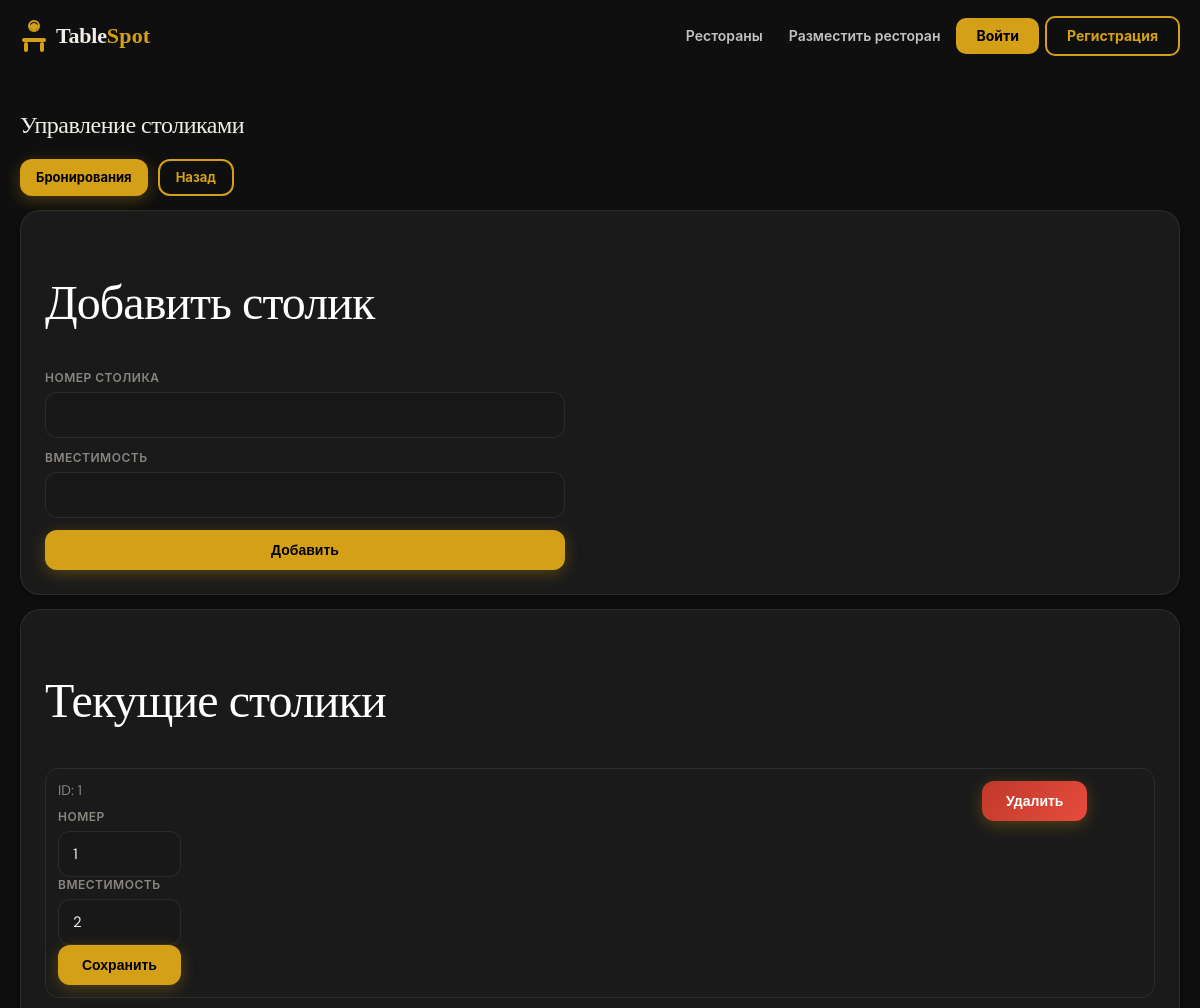
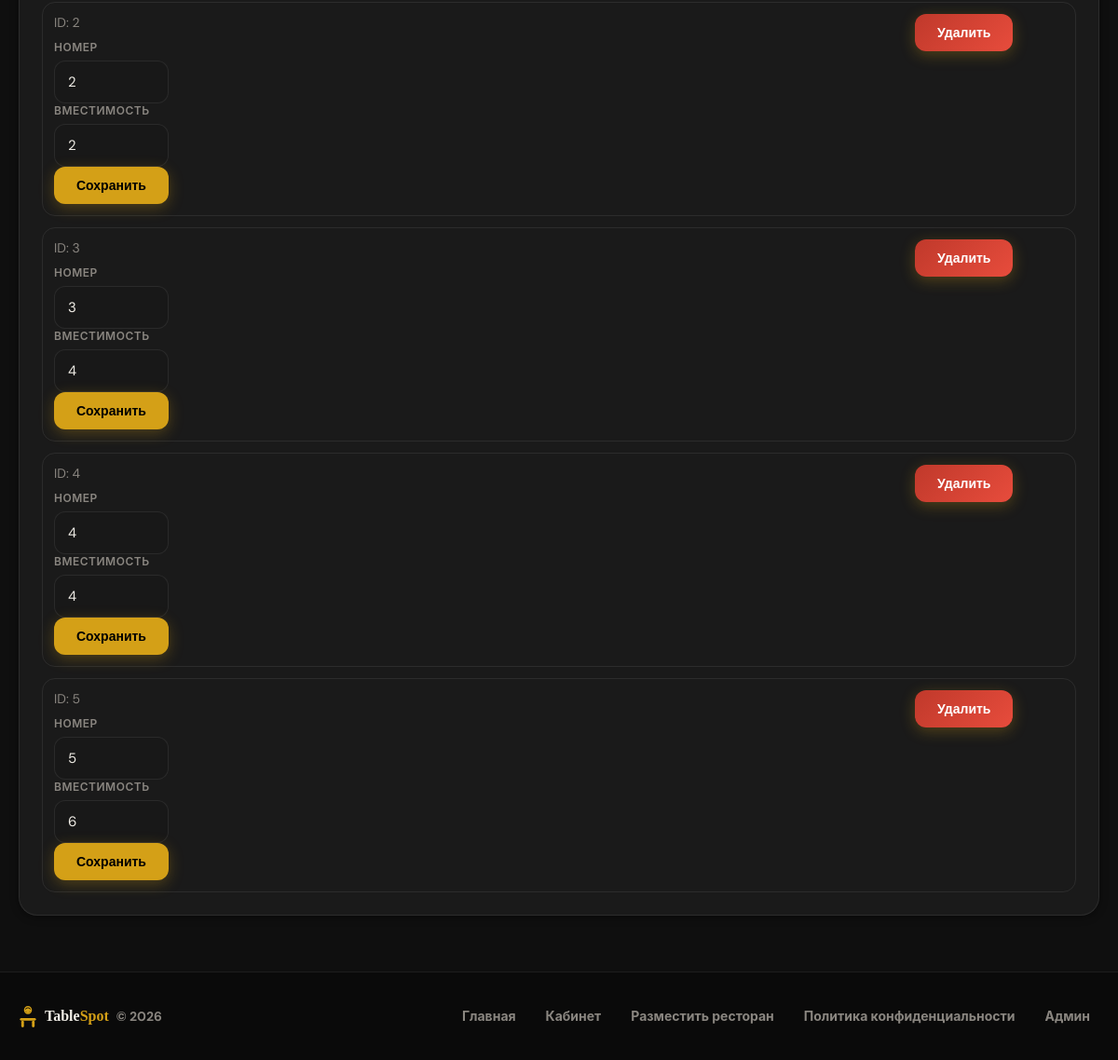
/admin/tables.php (signed in), run on the app's committed database (2 pictures, top to bottom).
### tables this page shows
CREATE TABLE IF NOT EXISTS `tables` (
  id INT AUTO_INCREMENT PRIMARY KEY,
  restaurant_id INT NOT NULL,
  table_number INT NOT NULL,
  capacity INT NOT NULL,
  FOREIGN KEY (restaurant_id) REFERENCES restaurants(id) ON DELETE CASCADE,
  UNIQUE KEY uniq_restaurant_table_number (restaurant_id, table_number)
);

### includes/auth.php (called while the page is built, shortened)
<?php
function is_logged_in(): bool
{
    return isset($_SESSION['user_id']) && is_numeric((string)$_SESSION['user_id']);
}

### admin/tables.php (the view, shortened to what this page needs)
<?php
require_once __DIR__ . '/../includes/auth.php';
require_once __DIR__ . '/../includes/db.php';
$rid = current_admin_restaurant_id();
$stmt = $pdo->prepare("SELECT id, table_number, capacity FROM tables WHERE restaurant_id = :rid ORDER BY table_number ASC");
$stmt->execute([':rid' => $rid]);
$tables = $stmt->fetchAll();
require_once __DIR__ . '/../includes/header.php';
?>
<section class="admin-tables">
    <h1>Управление столиками</h1>
    <div class="admin-links">
        <a class="btn" href="<?= $appBaseUrl ?>/admin/bookings.php?period=today">Бронирования</a>
        <a class="btn secondary" href="<?= $appBaseUrl ?>/admin/index.php">Назад</a>
    </div>
    <div class="admin-card">
        <h2>Добавить столик</h2>
        <form method="post" class="add-table-form">
            <div class="form-row">
                <label for="table_number">Номер столика</label>
                <input type="number" id="table_number" name="table_number" required min="1" max="999">
            </div>
            <div class="form-row">
                <label for="capacity">Вместимость</label>
                <input type="number" id="capacity" name="capacity" required min="1" max="50">
            </div>
            <button class="btn" type="submit">Добавить</button>
        </form>
    </div>
    <div class="admin-card">
        <h2>Текущие столики</h2>
        <?php if (count($tables) === 0): ?>
            <div class="empty">Столиков пока нет.</div>
        <?php else: ?>
            <div class="tables-admin-list">
                <?php foreach ($tables as $t): ?>
                    <?php $tid = (int)$t['id']; ?>
                    <div class="tables-admin-item">
                        <div class="tables-admin-item-main">
                            <div class="muted">ID: <?= $tid ?></div>
                            <form method="post" class="inline-form" style="margin-top:10px;">
                                <div class="form-row">
                                    <label>Номер</label>
                                    <input type="number" name="table_number" value="<?= (int)$t['table_number'] ?>" required min="1" max="999">
                                </div>
                                <div class="form-row">
                                    <label>Вместимость</label>
                                    <input type="number" name="capacity" value="<?= (int)$t['capacity'] ?>" required min="1" max="50">
                                </div>
                                <button class="btn" type="submit">Сохранить</button>
                            </form>
                        </div>
                        <div class="tables-admin-item-actions">
                            <form method="post" class="inline-form">
                                <button class="btn danger" type="submit" onclick="return confirm('Удалить столик?');">Удалить</button>
                            </form>
                        </div>
                    </div>
                <?php endforeach; ?>
            </div>
        <?php endif; ?>
    </div>
</section>
<?php require_once __DIR__ . '/../includes/footer.php'; ?>

### includes/header.php (shortened to what this page needs)
<?php
$scriptName = $_SERVER['SCRIPT_NAME'] ?? '';
$scriptName = is_string($scriptName) ? $scriptName : '';
$scriptDir = rtrim(str_replace(basename((string)$scriptName), '', (string)$scriptName), '/');
$dirName = $scriptDir !== '' ? basename($scriptDir) : '';
$appBaseUrl = $scriptDir;
if (in_array($dirName, ['admin', 'api', 'auth', 'includes'], true)) {
    $appBaseUrl = dirname($scriptDir);
}
?>
<!doctype html>
<html lang="ru">
<head>
    <link rel="stylesheet" href="<?= $appBaseUrl ?>/assets/css/style.css">
    <link rel="stylesheet" href="<?= $appBaseUrl ?>/assets/css/modern.css">
</head>
<body>
<header class="site-header">
    <div class="container header-inner">
        <a class="logo" href="<?= $appBaseUrl ?>/index.php">
            <span class="logo-word"><span class="logo-text">Table</span><span class="logo-spot">Spot</span></span>
        </a>
        <nav class="nav">
            <a class="nav-link" href="<?= $appBaseUrl ?>/index.php">Рестораны</a>
            <a class="nav-link" href="<?= $appBaseUrl ?>/placement.php">Разместить ресторан</a>
            <?php if (is_logged_in()): ?>
                <a class="nav-link" href="<?= $appBaseUrl ?>/favorites.php">Избранное</a>
                <a class="nav-link" href="<?= $appBaseUrl ?>/profile.php">Кабинет</a>
                <a class="nav-btn" href="<?= $appBaseUrl ?>/auth/logout.php">Выйти</a>
            <?php else: ?>
                <a class="nav-btn" href="<?= $appBaseUrl ?>/auth/login.php">Войти</a>
                <a class="nav-btn nav-btn-secondary" href="<?= $appBaseUrl ?>/auth/register.php">Регистрация</a>
            <?php endif; ?>
        </nav>
    </div>
</header>
<main class="container">

### includes/footer.php (shortened to what this page needs)
</main>
<footer class="site-footer">
    <div class="container footer-inner">
        <div class="footer-row">
            <div class="footer-brand">
                <span class="footer-brand-name">Table<span style="color:#D4A017;">Spot</span></span>
                <span class="footer-copyright">© <?= date('Y') ?></span>
            </div>
            <div class="footer-links">
                <a href="<?= $appBaseUrl ?>/index.php">Главная</a>
                <a href="<?= $appBaseUrl ?>/profile.php">Кабинет</a>
                <a href="<?= $appBaseUrl ?>/placement.php">Разместить ресторан</a>
                <a href="<?= $appBaseUrl ?>/privacy.php">Политика конфиденциальности</a>
                <a href="<?= $appBaseUrl ?>/admin/login.php">Админ</a>
            </div>
        </div>
    </div>
</footer>
</body>
</html>

### data on the page
tables: id "1", table_number "1", capacity "2"
tables: id "2", table_number "2", capacity "2"
tables: id "3", table_number "3", capacity "4"
tables: id "4", table_number "4", capacity "4"
tables: id "5", table_number "5", capacity "6"
